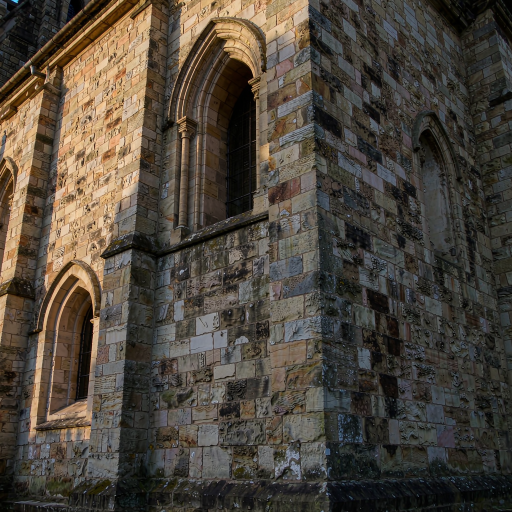
//> input picture 底层算法演示/特征描述/assets/church.png, 1024 x 1024 px (shown at 1/2 size)
$ ./feature_description -i=../assets/church.png   (built with g++ and OpenCV 4)
//> lines starting //> are read from the running program, lines starting //| are printed output that depends on the picture; after the words box and inside, x2 and y2 are one past the last pixel; in counts of white or black regions, pixels touching at a corner belong together
/**
 * @file    feature_description.cpp
 * @brief   特征描述演示：计算 ORB / SIFT 描述子，分析维度并检验旋转下的匹配能力。
 * @details 流程：检测关键点 -> 计算描述子 -> 分析维度 -> 可视化描述子并与旋转版本匹配。
 * @note    依赖：OpenCV 4.x（core / features2d / imgproc / imgcodecs / highgui）
 *          ORB 是 32 字节二进制描述子（汉明距离），SIFT 是 128 维浮点描述子（欧氏距离）；
 *          描述子的判别力要看「同一特征在变换后仍能匹配上」的比例，而不是维度高低。
 */

#include <algorithm>
#include <iomanip>
#include <iostream>
#include <string>
#include <vector>

#include <opencv2/opencv.hpp>
#include <opencv2/core/utils/filesystem.hpp>

namespace {

const int kPanelWidth = 480;
const int kPanelHeight = 360;
const int kTitleHeight = 30;

/** @brief 在若干候选位置中查找素材，便于从不同工作目录运行。 */
std::string locateAsset(const std::string& fileName)
{
    const std::vector<std::string> candidates = {
        "../../assets/" + fileName, "../assets/" + fileName, "assets/" + fileName};
    for (const auto& path : candidates) {
        if (cv::utils::fs::exists(path)) {
            return path;
        }
    }
    return candidates.front();
}

/** @brief 由素材路径推导输出目录：<demo>/assets/x.png -> <demo>/output。 */
std::string outputDirFor(const std::string& inputPath)
{
    std::string dir = inputPath;
    const size_t slash = dir.find_last_of("/\\");
    dir = (slash == std::string::npos) ? "." : dir.substr(0, slash);
    const size_t slash2 = dir.find_last_of("/\\");
    const std::string leaf = (slash2 == std::string::npos) ? dir : dir.substr(slash2 + 1);
    if (leaf == "assets") {
        dir = (slash2 == std::string::npos) ? "." : dir.substr(0, slash2);
    }
    return dir + "/output";
}

/** @brief 等比缩放并居中留白到固定面板。 */
cv::Mat fitPanel(const cv::Mat& image, const std::string& title)
{
    cv::Mat bgr;
    if (image.channels() == 1) {
        cv::cvtColor(image, bgr, cv::COLOR_GRAY2BGR);
    } else {
        bgr = image;
    }
    const double scale =
        std::min(kPanelWidth / static_cast<double>(bgr.cols),
                 kPanelHeight / static_cast<double>(bgr.rows));
    cv::Mat scaled;
    cv::resize(bgr, scaled, cv::Size(), scale, scale, cv::INTER_AREA);
    cv::Mat panel(kPanelHeight + kTitleHeight, kPanelWidth, CV_8UC3, cv::Scalar(255, 255, 255));
    const int x = (kPanelWidth - scaled.cols) / 2;
    const int y = kTitleHeight + (kPanelHeight - scaled.rows) / 2;
    scaled.copyTo(panel(cv::Rect(x, y, scaled.cols, scaled.rows)));
    cv::putText(panel, title, cv::Point(8, 21), cv::FONT_HERSHEY_SIMPLEX, 0.5,
                cv::Scalar(0, 0, 0), 1, cv::LINE_AA);
    return panel;
}

/** @brief 按列数拼接等尺寸面板。 */
cv::Mat montage(const std::vector<cv::Mat>& panels, int cols)
{
    const int rows = static_cast<int>((panels.size() + cols - 1) / cols);
    cv::Mat canvas(rows * panels[0].rows, cols * panels[0].cols, CV_8UC3, cv::Scalar(255, 255, 255));
    for (size_t i = 0; i < panels.size(); ++i) {
        const int r = static_cast<int>(i) / cols;
        const int c = static_cast<int>(i) % cols;
        panels[i].copyTo(canvas(cv::Rect(c * panels[i].cols, r * panels[i].rows,
                                         panels[i].cols, panels[i].rows)));
    }
    return canvas;
}

/**
 * @brief  把描述子矩阵渲染成可视化图像（每行一个描述子）。
 * @param  descriptors 描述子矩阵。
 * @param  maxRows     最多显示多少行。
 * @return 灰度可视化图，宽度已放大。
 */
cv::Mat visualizeDescriptors(const cv::Mat& descriptors, int maxRows)
{
    const int rows = std::min(maxRows, descriptors.rows);
    cv::Mat sliced = descriptors.rowRange(0, rows).clone();

    cv::Mat asFloat;
    sliced.convertTo(asFloat, CV_32F);
    cv::Mat normalized;
    cv::normalize(asFloat, normalized, 0, 255, cv::NORM_MINMAX, CV_8U);

    // 描述子通常很窄（32 或 128 列），横向放大 4 倍才看得清每个比特/维度。
    cv::Mat enlarged;
    cv::resize(normalized, enlarged, cv::Size(), 4.0, 4.0, cv::INTER_NEAREST);
    return enlarged;
}

/**
 * @brief  统计旋转 15° 后的描述子匹配率。
 * @param  detector    检测器（同时提供描述子）。
 * @param  gray        灰度图。
 * @param  normType    距离度量。
 * @param  crossCheck  是否交叉验证（此处用比率筛选，故为 false）。
 * @param  goodRatio   输出：好匹配数。
 * @param  baseCount   输出：原图描述子数。
 * @param  matchesView 输出：匹配可视化。
 * @return 好匹配占原图描述子的比例。
 */
double rotationMatchRate(const cv::Ptr<cv::Feature2D>& detector, const cv::Mat& gray,
                         int normType, int& goodCount, int& baseCount, cv::Mat& matchesView)
{
    std::vector<cv::KeyPoint> kpBase;
    cv::Mat descBase;
    detector->detectAndCompute(gray, cv::noArray(), kpBase, descBase);

    const cv::Point2f center(gray.cols / 2.0f, gray.rows / 2.0f);
    cv::Mat rotated;
    cv::warpAffine(gray, rotated, cv::getRotationMatrix2D(center, 15.0, 1.0), gray.size(),
                   cv::INTER_LINEAR, cv::BORDER_REPLICATE);
    std::vector<cv::KeyPoint> kpRotated;
    cv::Mat descRotated;
    detector->detectAndCompute(rotated, cv::noArray(), kpRotated, descRotated);

    baseCount = descBase.rows;
    goodCount = 0;
    if (descBase.empty() || descRotated.empty()) {
        return 0.0;
    }

    cv::BFMatcher matcher(normType);
    std::vector<std::vector<cv::DMatch>> knn;
    matcher.knnMatch(descBase, descRotated, knn, 2);
    std::vector<cv::DMatch> good;
    for (const auto& pair : knn) {
        if (pair.size() == 2 && pair[0].distance < 0.75 * pair[1].distance) {
            good.push_back(pair[0]);
        }
    }
    goodCount = static_cast<int>(good.size());
    cv::drawMatches(gray, kpBase, rotated, kpRotated, good, matchesView,
                    cv::Scalar::all(-1), cv::Scalar::all(-1), std::vector<char>(),
                    cv::DrawMatchesFlags::NOT_DRAW_SINGLE_POINTS);
    return baseCount > 0 ? static_cast<double>(goodCount) / baseCount : 0.0;
}

}  // namespace

/**
 * @brief  主流程：两种描述子的维度分析与旋转匹配检验。
 * @param  argc 参数个数。
 * @param  argv 参数列表。
 * @return 0 表示成功，非 0 表示失败。
 */
int main(int argc, char** argv)
{
    const cv::String keys =
        "{help h usage ? |      | 打印帮助信息 }"
        "{i input        |      | 输入图像路径，缺省读取 assets/church.png }"
        "{o output       |      | 输出图像路径，缺省写入 <目录>/output/feature_description.png }"
        "{n maxFeatures  | 500  | 特征点上限 }"
        "{d display      | 0    | 是否弹窗显示 (1=显示, 0=不显示) }";

    cv::CommandLineParser parser(argc, argv, keys);
    parser.about("特征描述演示: ORB / SIFT 描述子维度与旋转匹配率\n参数请使用 --key=value 形式");
    if (parser.has("help")) {
        parser.printMessage();
        return 0;
    }
    if (!parser.check()) {
        parser.printErrors();
        parser.printMessage();
        return -1;
    }

    std::string inputPath = parser.get<std::string>("input");
    if (inputPath.empty()) {
        inputPath = locateAsset("church.png");
    }
    const cv::Mat src = cv::imread(inputPath, cv::IMREAD_COLOR);
//> src is the input picture: 1024 rows x 1024 cols, CV_8UC3; mean B, G, R 59.9, 69.8, 77.6
    if (src.empty()) {
        std::cerr << "无法读取图像: " << inputPath << std::endl;
        return -1;
    }
    cv::Mat gray;
    cv::cvtColor(src, gray, cv::COLOR_BGR2GRAY);
    const int maxFeatures = std::max(50, parser.get<int>("maxFeatures"));

    // 步骤 1~2：检测关键点并计算描述子。
    const cv::Ptr<cv::ORB> orb = cv::ORB::create(maxFeatures);
    const cv::Ptr<cv::SIFT> sift = cv::SIFT::create(maxFeatures);

    std::vector<cv::KeyPoint> kpOrb;
    cv::Mat descOrb;
    orb->detectAndCompute(gray, cv::noArray(), kpOrb, descOrb);
//> kpOrb = 500 keypoints; strongest (x, y, size): (214, 190, 31), (186, 495, 31), (185, 647, 31), (185, 636, 31)
    std::vector<cv::KeyPoint> kpSift;
    cv::Mat descSift;
    sift->detectAndCompute(gray, cv::noArray(), kpSift, descSift);
//> kpSift = 501 keypoints; strongest (x, y, size): (214, 190, 2), (225, 178, 2.6), (459, 624, 2), (172, 417, 2.2)

    // 步骤 3：分析维度。
    auto describe = [](const std::string& name, const cv::Mat& desc) {
        std::cout << "  " << std::left << std::setw(6) << name << " rows=" << std::setw(6)
                  << desc.rows << " cols=" << std::setw(5) << desc.cols
                  << " type=" << (desc.type() == CV_8U ? "CV_8U (二进制，汉明距离)"
                                                      : "CV_32F (浮点，欧氏距离)")
                  << "\n";
    };
    std::cout << "输入: " << inputPath << "\n";
    describe("ORB", descOrb);
    describe("SIFT", descSift);

    // 步骤 4：可视化描述子并做旋转匹配检验。
    int orbGood = 0;
    int orbBase = 0;
    cv::Mat orbMatches;
    const double orbRate = rotationMatchRate(orb, gray, cv::NORM_HAMMING, orbGood, orbBase,
                                             orbMatches);
//> in rotationMatchRate, `detector->detectAndCompute(gray, cv::noArray(), kpBase, descBase);`: kpBase has the same summary as kpOrb outside rotationMatchRate
//> in rotationMatchRate, `cv::warpAffine(gray, rotated, cv::getRotationMatrix2D(center, 15.0, 1...`:
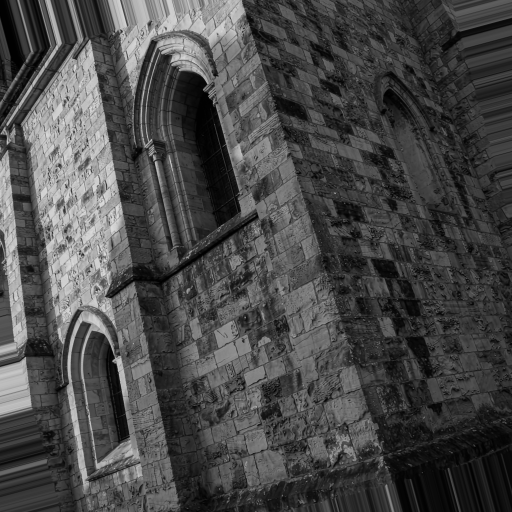
//> rotated: 1024 rows x 1024 cols, CV_8UC1 (shown at 1/2 size); min 0, max 236, mean 72.4
//> in rotationMatchRate, `detector->detectAndCompute(rotated, cv::noArray(), kpRotated, descRota..`: kpRotated = 500 keypoints; strongest (x, y, size): (310, 324, 31), (225, 722, 31), (193, 580, 31), (159, 508, 31)
//> in rotationMatchRate, `matcher.knnMatch(descBase, descRotated, knn, 2);`: knn = 500 matches
//> after the loop in rotationMatchRate, `for (const auto& pair : knn)`: good = 304 matches
//> in rotationMatchRate, `goodCount = static_cast<int>(good.size());`: goodCount = 304
//> in rotationMatchRate, `cv::drawMatches(gray, kpBase, rotated, kpRotated, good, matchesView, c..`:
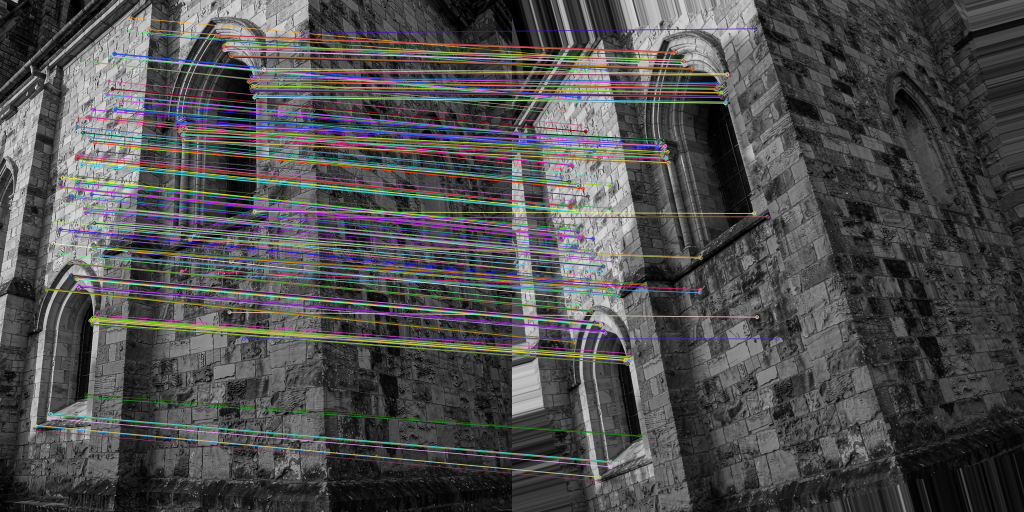
//> matchesView: 1024 rows x 2048 cols, CV_8UC3 (shown at 1/2 size); mean B, G, R 78, 77.7, 78.3
//> orbGood = 304; orbBase = 500; orbRate = 0.608
    int siftGood = 0;
    int siftBase = 0;
    cv::Mat siftMatches;
    const double siftRate = rotationMatchRate(sift, gray, cv::NORM_L2, siftGood, siftBase,
                                              siftMatches);
//> call 2 of rotationMatchRate, with normType = 4
//> in rotationMatchRate (call 2), `detector->detectAndCompute(gray, cv::noArray(), kpBase, descBase);`: kpBase has the same summary as kpSift outside rotationMatchRate
//> in rotationMatchRate (call 2), `detector->detectAndCompute(rotated, cv::noArray(), kpRotated, descRota..`: kpRotated = 500 keypoints; strongest (x, y, size): (148, 264, 2.6), (151, 392, 2), (141, 278, 2.1), (159, 508, 2.2)
//> in rotationMatchRate (call 2), `matcher.knnMatch(descBase, descRotated, knn, 2);`: knn = 501 matches
//> after the loop in rotationMatchRate (call 2), `for (const auto& pair : knn)`: good = 266 matches
//> in rotationMatchRate (call 2), `goodCount = static_cast<int>(good.size());`: goodCount = 266
//> in rotationMatchRate (call 2), `cv::drawMatches(gray, kpBase, rotated, kpRotated, good, matchesView, c..`:
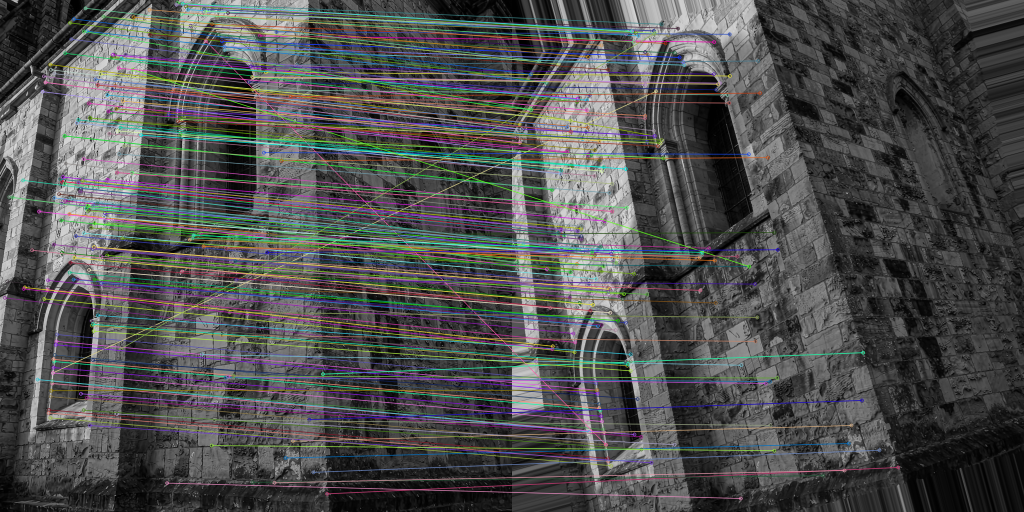
//> matchesView: 1024 rows x 2048 cols, CV_8UC3 (shown at 1/2 size); mean B, G, R 79, 79.2, 78.7
//> siftGood = 266; siftBase = 501; siftRate = 0.531
    std::cout << "旋转 15° 后的匹配率:\n";
    std::cout << "  ORB : " << std::fixed << std::setprecision(1) << orbRate * 100.0
              << "% (" << orbGood << "/" << orbBase << ")\n";
//|   ORB : 60.8% (304/500)
    std::cout << "  SIFT: " << siftRate * 100.0 << "% (" << siftGood << "/" << siftBase << ")\n";
//|   SIFT: 53.1% (266/501)

    cv::Mat orbView = src.clone();
    cv::drawKeypoints(src, kpOrb, orbView, cv::Scalar(0, 255, 0),
                      cv::DrawMatchesFlags::DRAW_RICH_KEYPOINTS);
//> orbView: 1024 rows x 1024 cols, CV_8UC3; 12.49% of pixels changed, all inside (x1, y1, x2, y2) = (29, 15, 623, 918)

    const std::vector<cv::Mat> panels = {
        fitPanel(orbView, "ORB keypoints: " + std::to_string(kpOrb.size())),
        fitPanel(visualizeDescriptors(descOrb, 60),
                 "ORB descriptor " + std::to_string(descOrb.cols) + "x8bit"),
        fitPanel(visualizeDescriptors(descSift, 60),
                 "SIFT descriptor " + std::to_string(descSift.cols) + "xfloat"),
        fitPanel(orbMatches, "ORB rotated matches")};
//> in fitPanel, `cv::putText(panel, title, cv::Point(8, 21), cv::FONT_HERSHEY_SIMPLEX, ..`:
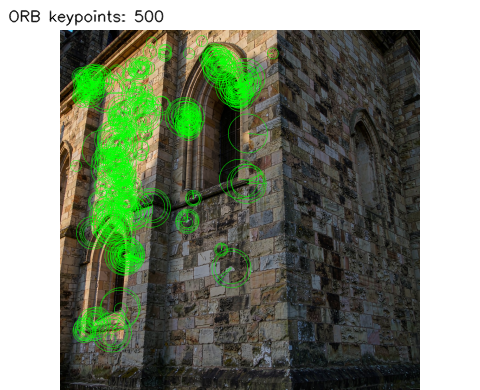
//> panel: 390 rows x 480 cols, CV_8UC3; mean B, G, R 114.8, 134.3, 124.1
//> in visualizeDescriptors, `const int rows = std::min(maxRows, descriptors.rows);`: rows = 60
//> in fitPanel (call 2), `cv::putText(panel, title, cv::Point(8, 21), cv::FONT_HERSHEY_SIMPLEX, ..`: panel: 390 rows x 480 cols, CV_8UC3; min 0, max 255, mean 209.4
//> call 3 of fitPanel, with title = "SIFT descriptor 128xfloat"
//> in fitPanel (call 3), `cv::putText(panel, title, cv::Point(8, 21), cv::FONT_HERSHEY_SIMPLEX, ..`:
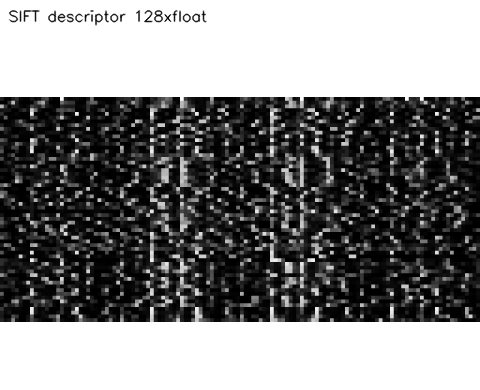
//> panel: 390 rows x 480 cols, CV_8UC3; min 0, max 255, mean 130.7
//> call 4 of fitPanel, with title = "ORB rotated matches"
//> in fitPanel (call 4), `cv::putText(panel, title, cv::Point(8, 21), cv::FONT_HERSHEY_SIMPLEX, ..`:
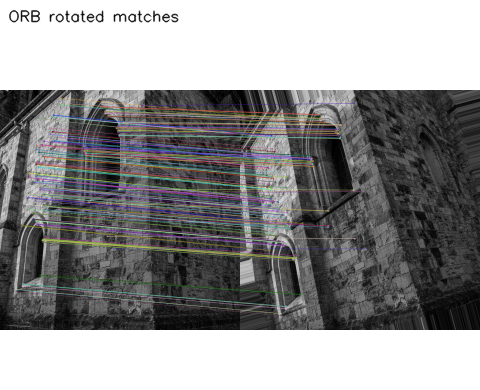
//> panel: 390 rows x 480 cols, CV_8UC3; mean B, G, R 145.4, 145.2, 145.6
    const cv::Mat result = montage(panels, 2);
//> in montage, `const int rows = static_cast<int>((panels.size() + cols - 1) / cols);`: rows = 2
//> in montage, `cv::Mat canvas(rows * panels[0].rows, cols * panels[0].cols, CV_8UC3, ..`: canvas: 780 rows x 960 cols, CV_8UC3; every value is 255
//> the loop in montage, `for (size_t i = 0; i < panels.size(); ++i)` made 4 passes
//> after the loop in montage, `for (size_t i = 0; i < panels.size(); ++i)`:
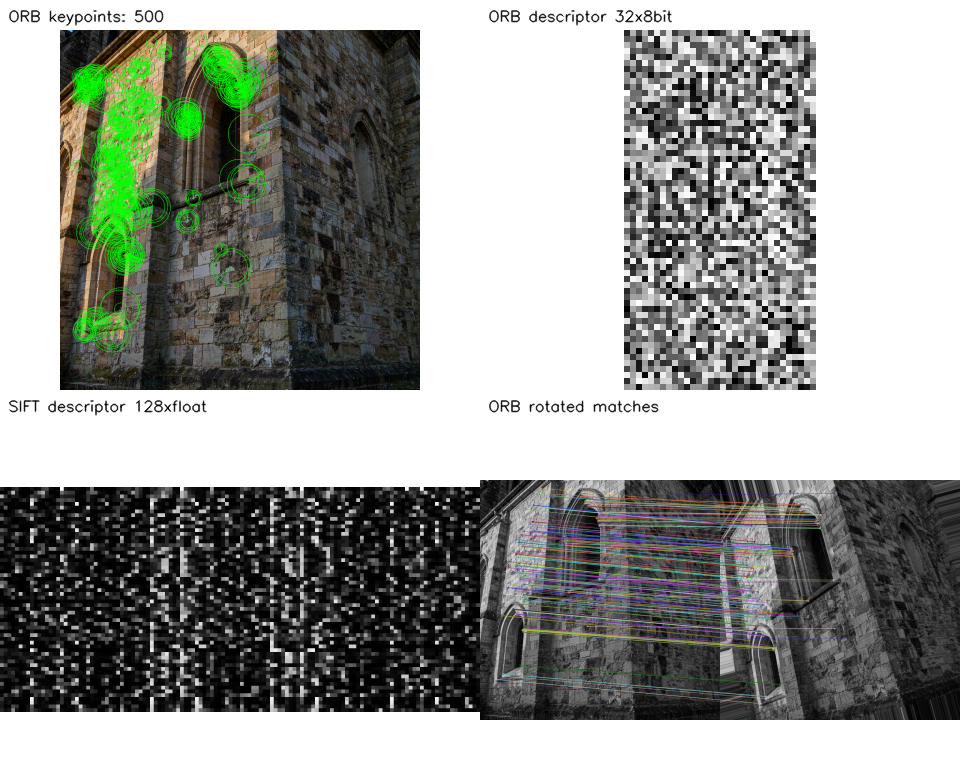
//> canvas: 780 rows x 960 cols, CV_8UC3; mean B, G, R 150.1, 154.9, 152.5

    std::string outputPath = parser.get<std::string>("output");
    if (outputPath.empty()) {
        const std::string outDir = outputDirFor(inputPath);
        cv::utils::fs::createDirectories(outDir);
        outputPath = outDir + "/feature_description.png";
    }
    if (!cv::imwrite(outputPath, result)) {
        std::cerr << "无法写入输出图像: " << outputPath << std::endl;
        return -1;
    }
    std::cout << "结果已保存至 " << outputPath << std::endl;

    if (parser.get<int>("display") != 0) {
        cv::imshow("feature description", result);
        cv::waitKey(0);
    }
    return 0;
}
